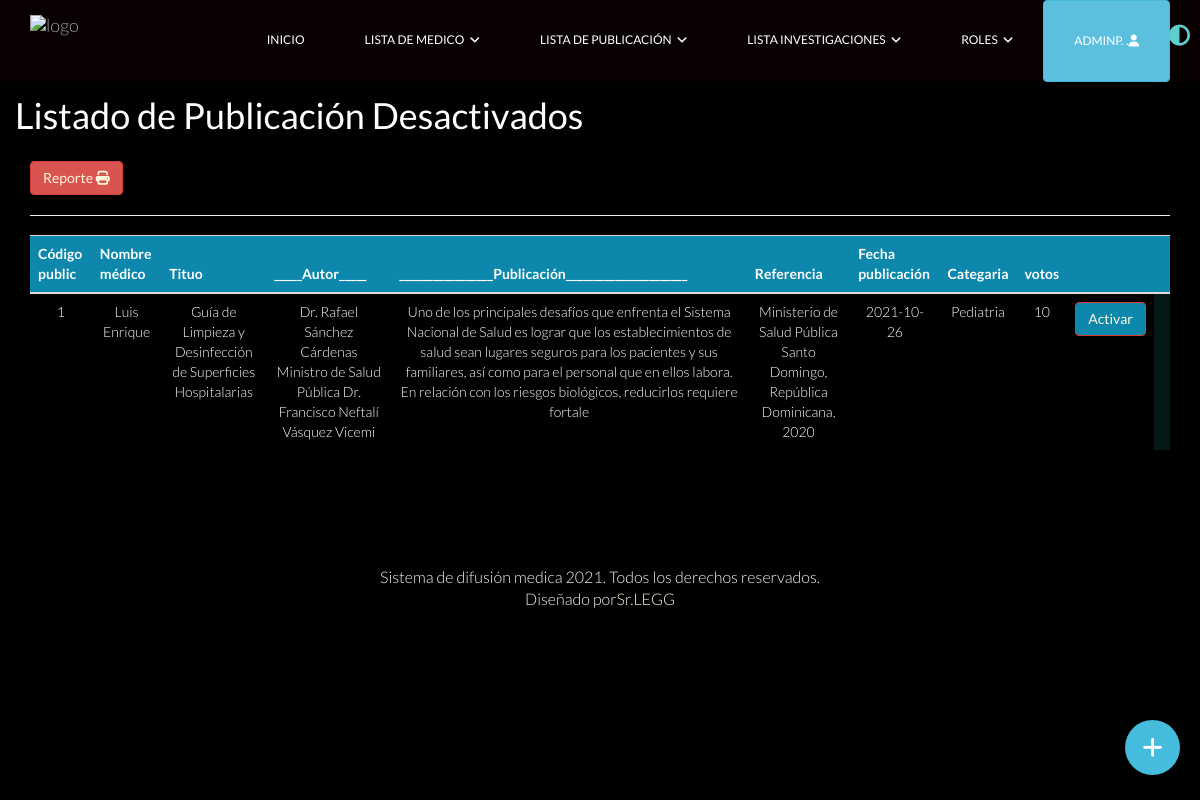
/mantenimiento/desativado_public.php (signed in), run on an earlier commit of the app's database.
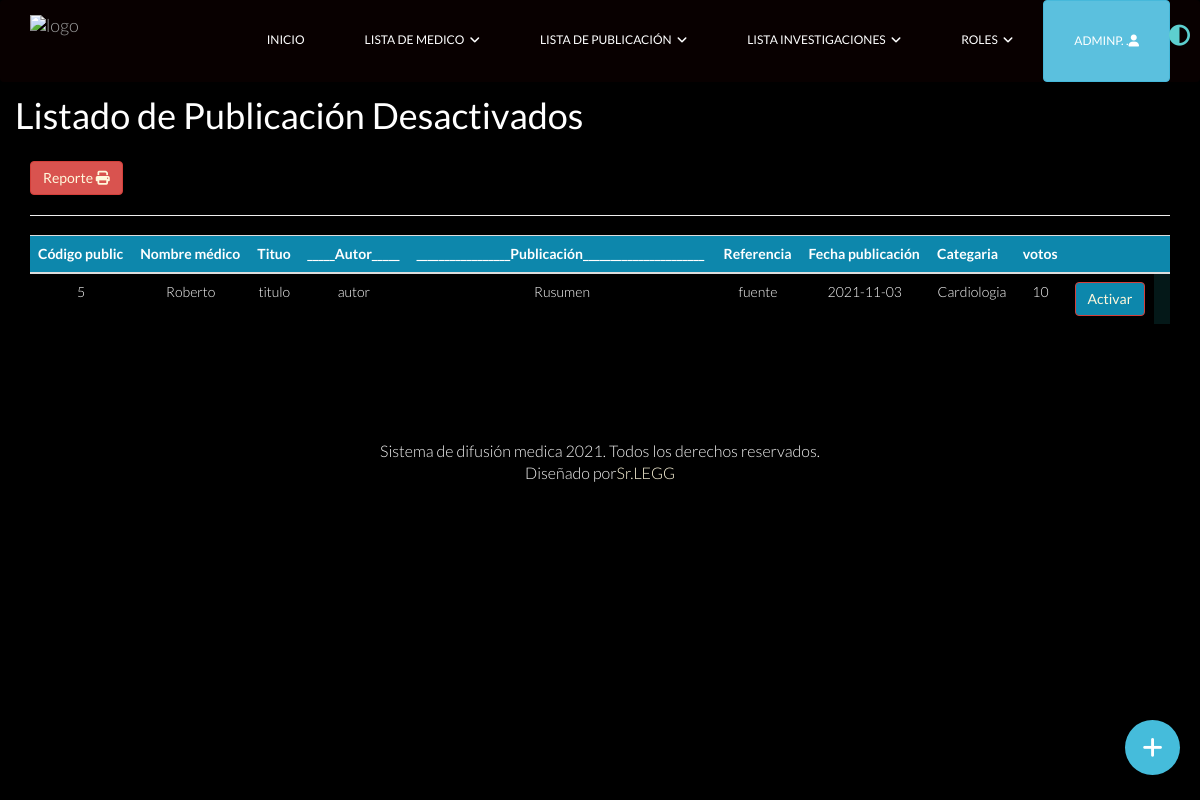
And on a later commit of the database.
### tables this page shows
CREATE TABLE `publicacion` (
  `id_public` int(20) NOT NULL,
  `id_medico_pu` int(20) DEFAULT NULL,
  `titulo_public` varchar(100) DEFAULT NULL,
  `autor_pu` varchar(180) DEFAULT NULL,
  `text_public` varchar(2000) DEFAULT NULL,
  `referencia_pu` varchar(680) DEFAULT NULL,
  `link_imagen` varchar(150) DEFAULT NULL,
  `link_video` varchar(150) DEFAULT NULL,
  `link_audio` varchar(150) DEFAULT NULL,
  `link_archivo` varchar(150) DEFAULT NULL,
  `fecha_public` date DEFAULT NULL,
  `categoria_public` int(20) DEFAULT NULL,
  `tipo_archivo` varchar(30) DEFAULT NULL,
  `me_gusta_pu` int(11) DEFAULT NULL,
  `estado` varchar(1) DEFAULT NULL
);

CREATE TABLE `medico` (
  `id_medico` int(20) NOT NULL,
  `nombre_medico` varchar(80) DEFAULT NULL,
  `apellido_medico` varchar(150) DEFAULT NULL,
  `user_medico` varchar(250) DEFAULT NULL,
  `codigo_medico` varchar(160) DEFAULT NULL,
  `especialidadm` int(20) DEFAULT NULL,
  `provincia_me` varchar(150) DEFAULT NULL,
  `idRol` int(20) DEFAULT NULL,
  `contrasena_me` varchar(280) DEFAULT NULL,
  `estado` varchar(1) DEFAULT NULL
);

CREATE TABLE `especialidad` (
  `id_espec` int(20) NOT NULL,
  `espec_descripsion` varchar(150) DEFAULT NULL,
  `estado` varchar(1) DEFAULT NULL
);

### php/mante_consultas.php (called while the page is built, shortened)
<?php
function lista_pudestivado(){
    include('conexion.php');
    $sql="SELECT publicacion.id_public,publicacion.titulo_public,publicacion.autor_pu,publicacion.text_public,publicacion.referencia_pu,
    publicacion.link_archivo,publicacion.fecha_public,publicacion.tipo_archivo,publicacion.me_gusta_pu,especialidad.espec_descripsion,medico.nombre_medico FROM publicacion,medico,especialidad
     WHERE publicacion.id_medico_pu=medico.id_medico AND publicacion.categoria_public=especialidad.id_espec AND publicacion.estado='I' ORDER BY id_public ASC";
    return $result = $mysqli->query($sql);
}
?>

### mantenimiento/desativado_public.php (the view, shortened to what this page needs)
<?php
include('../php/mante_consultas.php');
?>
<!DOCTYPE html>
<html lang="es">
<head>
    <link href="../css/bootstrap.min.css" rel="stylesheet">
    <link href="../css/font-awesome.min.css" rel="stylesheet">
    <link href="../css/lightbox.css" rel="stylesheet">
    <link href="../css/animate.min.css" rel="stylesheet">
    <link href="../css/main.css" rel="stylesheet">
    <link href="../css/responsive.css" rel="stylesheet">
    <link href="../css/dark.css" rel="stylesheet">
    <link href="https://unpkg.com/vanilla-datatables@latest/dist/vanilla-dataTables.min.css" rel="stylesheet" type="text/css">
    <link rel="stylesheet" href="../css/boton.css">
</head>
<body class="dark">
<?php include_once "../php/mante_menu.php"; ?>
        <div>
        <br>
        <br>
        <br>
            <div class="panel-heading">
                <h1> Listado de Publicación Desactivados</h1>
                <div class="panel-body">
                        <a href="../reportes/reporte_desactivapu.php" class="btn btn-danger">Reporte <i class="fa fa-print" aria-hidden="true"></i></a>
                    <br>
                    <hr>
                    <table class="table tabla1" style="text-align: center;">
                        <thead>
                            <tr style="background-color: #0d87ac; color:#FFFFFF;">
                                <tr style="background-color: #0d87ac; color:#FFFFFF;">
                                <th data-hidden="true">Código public</th>
                                <th data-hidden="true">Nombre médico</th>
                                <th data-hidden="true">Tituo</th>
                                <th data-hidden="true">_____Autor_____</th>
                                <th data-hidden="true">_________________Publicación______________________</th>
                                <th data-hidden="true">Referencia</th>
                                <th data-hidden="true">Fecha publicación</th>
                                <th data-hidden="true">Categaria</th>
                                <th data-hidden="true">votos</th>
                                <th data-hidden="true"></th>
                                <th data-hidden="true"></th>
                            </tr>
                        </thead>
                        <?php
                        $query = lista_pudestivado();
                        while ($row = $query->fetch_assoc()) {
                            echo "
            <tr>
            <td>" . $row["id_public"] . "</td>
            <td>" . $row["nombre_medico"] . "</td>
			<td>" . $row["titulo_public"]. "</td>
            <td>" . substr($row["autor_pu"],0,100). "</td>
			<td>" . substr($row["text_public"],0,300). "</td>
            <td>" . substr($row["referencia_pu"],0,100) . "</td>
            <td>" . $row["fecha_public"] . "</td>
            <td>" . $row["espec_descripsion"] . "</td>
            <td>" . $row["me_gusta_pu"] . "</td>
            <td>
            <a onclick='return aleractivarpu(".$row['id_public'].");' class='btn btn-danger' style='background-color: #0d87ac;'>Activar</a>
            </td>
            </tr>
            ";
                        }
                        ?>
                    </table>
                </div>
            </div>
        </div>
        <footer>
        <div class="container">
            <div class="row">
                <div class="col-sm-12 text-center bottom-separator">
                    <div class="col-sm-12">
                        <div class=" copyright-text text-center ">
                            <p> Sistema de difusión medica 2021. Todos los derechos reservados.</p>
                            <p>Diseñado por<a target="_blank" href="http://luis-enrique.com">Sr.LEGG</a></p>
                        </div>
                    </div>
                </div>
            </div>
    </footer>
        <div class="con">
        <?php include_once "../php/boton.php"; ?>
                    </div>
    </body>
</html>

What changed in the data, as far as the page shows it:
no longer on this page (row edited): publicacion: id_public "1", id_medico_pu.nombre_medico "Luis Enrique", titulo_public "Guía de Limpieza y Desinfección de Superficies Hospitalarias", autor_pu "Dr. Rafael Sánchez Cárdenas Ministro de Salud Pública Dr. Francisco Neftalí Vásquez Vicemi", text_public "Uno de los principales desafíos que enfrenta el Sistema Nacional de Salud es lograr que los establecimientos de salud sean lugares seguros para los pacientes y sus familiares, así como para el personal que en ellos labora. En relación con los riesgos biológicos, reducirlos requiere fortale", referencia_pu "Ministerio de Salud Pública Santo Domingo, República Dominicana, 2020", fecha_public "2021-10-26", especialidad.espec_descripsion "Pediatria", me_gusta_pu "10"
now on this page (row edited): publicacion: id_public "5", id_medico_pu.nombre_medico "Roberto", titulo_public "titulo", autor_pu "autor", text_public "Rusumen", referencia_pu "fuente", fecha_public "2021-11-03", especialidad.espec_descripsion "Cardiologia", me_gusta_pu "10"
